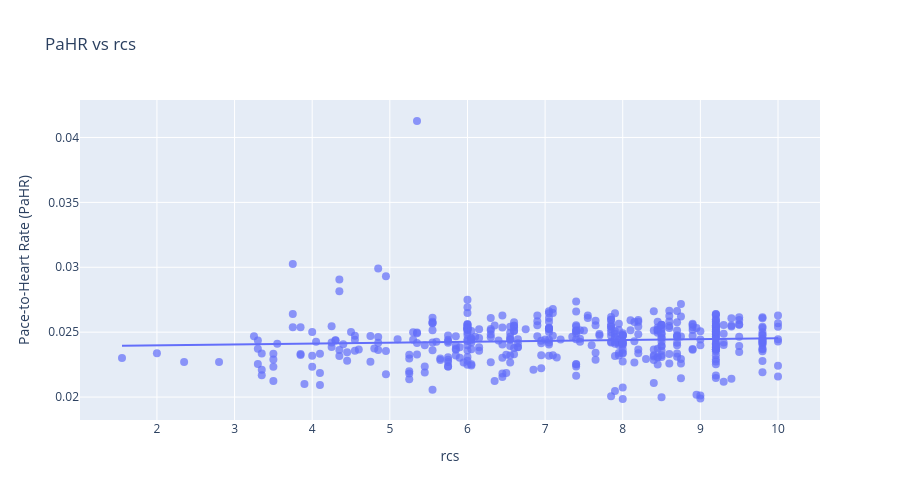
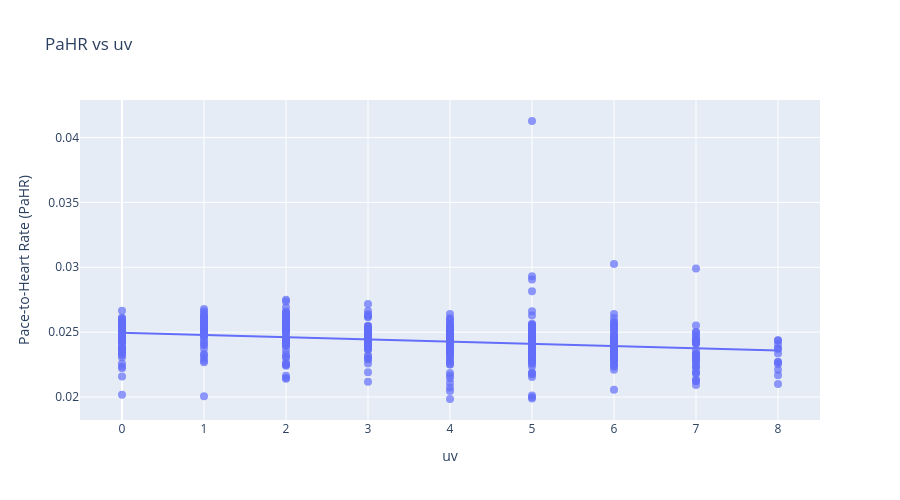
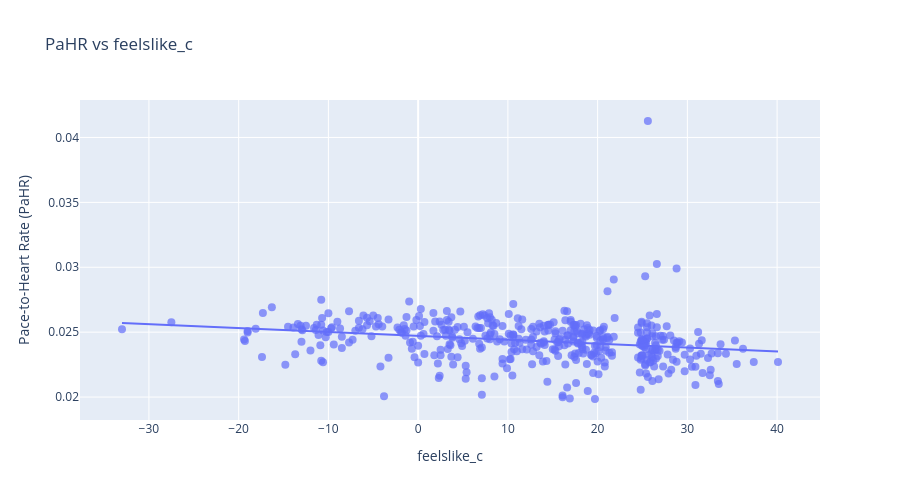

Notebook code for these charts, in order:
### Code cell
import sqlite3
import pandas as pd
import plotly.express as px
import plotly.graph_objects as go
import ipywidgets as widgets
from IPython.display import display


# --- Step 1: Load data ---
def load_data(db_path):
    conn = sqlite3.connect(db_path)
    query = """
        SELECT 
            a.id as activity_id,
            a.name,
            a.pahr,
            w.rcs,
            w.dewpoint_c,
            w.wind_kph,
            w.feelslike_c,
            w.uv,
            w.chance_of_rain,
            w.chance_of_snow,
            w.temp_c
        FROM activities a
        JOIN weather w ON w.activity_id = a.id
        WHERE a.pahr IS NOT NULL
        and type = 'Run'
    """
    df = pd.read_sql(query, conn)
    conn.close()
    return df

# --- Step 2: Interactive plot ---
def make_plot(df, x_field):
    fig = px.scatter(df, x=x_field, y='pahr', hover_name='name',
                     labels={'pahr': 'Pace-to-Heart Rate (PaHR)', x_field: x_field},
                     title=f"PaHR vs {x_field}",
                     trendline="ols")
    fig.update_traces(marker=dict(size=8, opacity=0.7))
    fig.update_layout(height=500)
    fig.show()

# --- Step 3: Interactive widget ---
def interactive_scatter(df):
    x_fields = ['rcs', 'dewpoint_c', 'wind_kph', 'feelslike_c', 'uv',
                'chance_of_rain', 'chance_of_snow', 'temp_c']
    dropdown = widgets.Dropdown(
        options=x_fields,
        value='rcs',
        description='X-axis:',
    )

    def on_change(change):
        if change['type'] == 'change' and change['name'] == 'value':
            make_plot(df, change['new'])

    dropdown.observe(on_change)
    display(dropdown)
    make_plot(df, dropdown.value)

# --- Main ---

df = load_data("strava_data.db")
interactive_scatter(df)

### Figure 1 — Plotly figure (JSON) as saved in the notebook; plotly's stock layout.template omitted (floating-point values rounded to 4 significant figures; data arrays with more than 128 entries replaced by an {"elided": "..."} marker saying what was removed)
{"data": [{"hovertemplate": "<b>%{hovertext}</b><br><br>rcs=%{x}<br>Pace-to-Heart Rate (PaHR)=%{y}<extra></extra>", "hovertext": {"elided": "438 str values"}, "legendgroup": "", "marker": {"color": "#636efa", "opacity": 0.7, "size": 8, "symbol": "circle"}, "mode": "markers", "name": "", "orientation": "v", "showlegend": false, "type": "scatter", "x": {"elided": "438 float values"}, "xaxis": "x", "y": {"elided": "438 float values"}, "yaxis": "y"}, {"hovertemplate": "<b>OLS trendline</b><br>pahr = 6.75258e-05 * rcs + 0.0238538<br>R<sup>2</sup>=0.005113<br><br>rcs=%{x}<br>Pace-to-Heart Rate (PaHR)=%{y} <b>(trend)</b><extra></extra>", "legendgroup": "", "marker": {"color": "#636efa", "opacity": 0.7, "size": 8, "symbol": "circle"}, "mode": "lines", "name": "", "showlegend": false, "type": "scatter", "x": {"elided": "438 float values"}, "xaxis": "x", "y": {"elided": "438 float values"}, "yaxis": "y"}], "layout": {"height": 500, "legend": {"tracegroupgap": 0}, "title": {"text": "PaHR vs rcs"}, "xaxis": {"anchor": "y", "domain": [0, 1], "title": {"text": "rcs"}}, "yaxis": {"anchor": "x", "domain": [0, 1], "title": {"text": "Pace-to-Heart Rate (PaHR)"}}}}

### Figure 2 — Plotly figure (JSON) as saved in the notebook; plotly's stock layout.template omitted (floating-point values rounded to 4 significant figures; data arrays with more than 128 entries replaced by an {"elided": "..."} marker saying what was removed)
{"data": [{"hovertemplate": "<b>%{hovertext}</b><br><br>uv=%{x}<br>Pace-to-Heart Rate (PaHR)=%{y}<extra></extra>", "hovertext": {"elided": "438 str values"}, "legendgroup": "", "marker": {"color": "#636efa", "opacity": 0.7, "size": 8, "symbol": "circle"}, "mode": "markers", "name": "", "orientation": "v", "showlegend": false, "type": "scatter", "x": {"elided": "438 float values"}, "xaxis": "x", "y": {"elided": "438 float values"}, "yaxis": "y"}, {"hovertemplate": "<b>OLS trendline</b><br>pahr = -0.000170262 * uv + 0.0249508<br>R<sup>2</sup>=0.052569<br><br>uv=%{x}<br>Pace-to-Heart Rate (PaHR)=%{y} <b>(trend)</b><extra></extra>", "legendgroup": "", "marker": {"color": "#636efa", "opacity": 0.7, "size": 8, "symbol": "circle"}, "mode": "lines", "name": "", "showlegend": false, "type": "scatter", "x": {"elided": "438 float values"}, "xaxis": "x", "y": {"elided": "438 float values"}, "yaxis": "y"}], "layout": {"height": 500, "legend": {"tracegroupgap": 0}, "title": {"text": "PaHR vs uv"}, "xaxis": {"anchor": "y", "domain": [0, 1], "title": {"text": "uv"}}, "yaxis": {"anchor": "x", "domain": [0, 1], "title": {"text": "Pace-to-Heart Rate (PaHR)"}}}}

### Figure 3 — Plotly figure (JSON) as saved in the notebook; plotly's stock layout.template omitted (floating-point values rounded to 4 significant figures; data arrays with more than 128 entries replaced by an {"elided": "..."} marker saying what was removed)
{"data": [{"hovertemplate": "<b>%{hovertext}</b><br><br>feelslike_c=%{x}<br>Pace-to-Heart Rate (PaHR)=%{y}<extra></extra>", "hovertext": {"elided": "438 str values"}, "legendgroup": "", "marker": {"color": "#636efa", "opacity": 0.7, "size": 8, "symbol": "circle"}, "mode": "markers", "name": "", "orientation": "v", "showlegend": false, "type": "scatter", "x": {"elided": "438 float values"}, "xaxis": "x", "y": {"elided": "438 float values"}, "yaxis": "y"}, {"hovertemplate": "<b>OLS trendline</b><br>pahr = -3.01057e-05 * feelslike_c + 0.024718<br>R<sup>2</sup>=0.055881<br><br>feelslike_c=%{x}<br>Pace-to-Heart Rate (PaHR)=%{y} <b>(trend)</b><extra></extra>", "legendgroup": "", "marker": {"color": "#636efa", "opacity": 0.7, "size": 8, "symbol": "circle"}, "mode": "lines", "name": "", "showlegend": false, "type": "scatter", "x": {"elided": "438 float values"}, "xaxis": "x", "y": {"elided": "438 float values"}, "yaxis": "y"}], "layout": {"height": 500, "legend": {"tracegroupgap": 0}, "title": {"text": "PaHR vs feelslike_c"}, "xaxis": {"anchor": "y", "domain": [0, 1], "title": {"text": "feelslike_c"}}, "yaxis": {"anchor": "x", "domain": [0, 1], "title": {"text": "Pace-to-Heart Rate (PaHR)"}}}}
